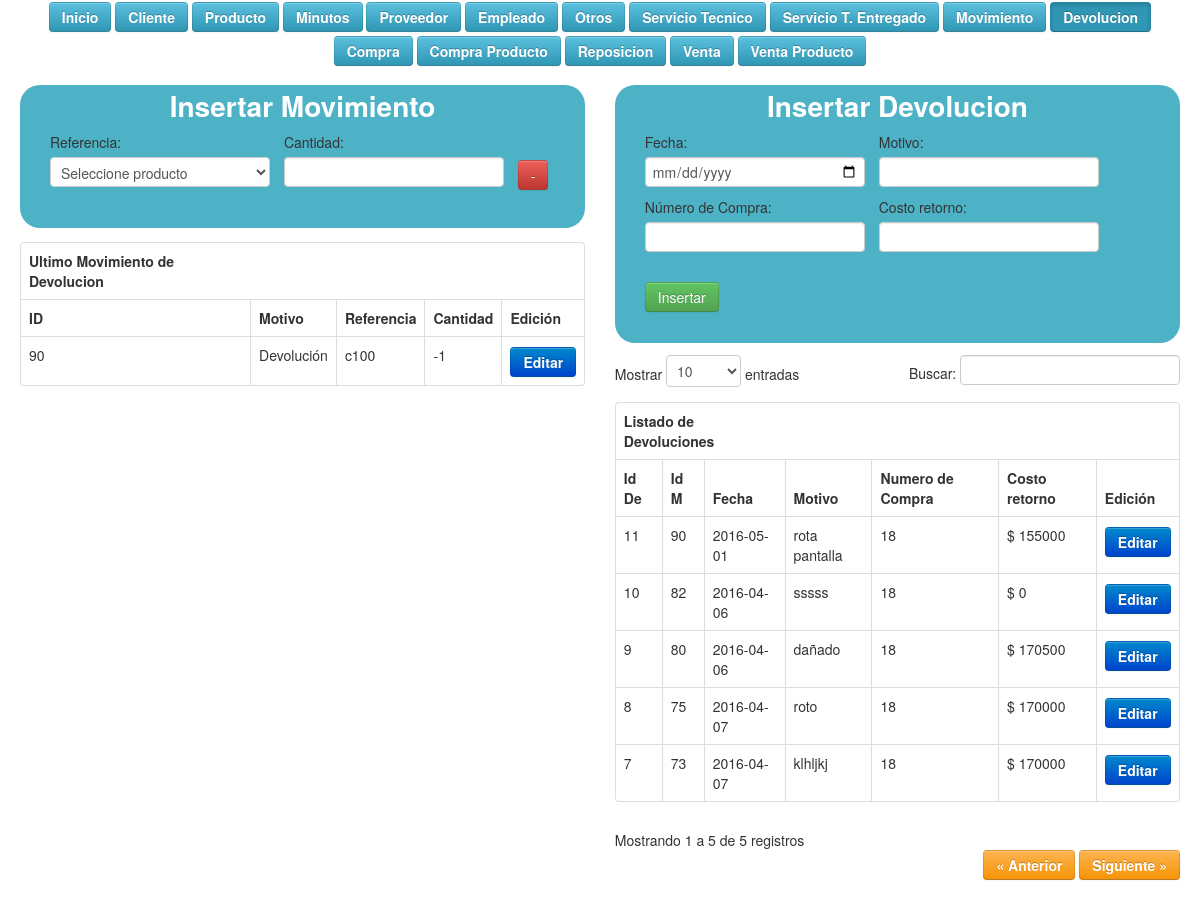
The app's page /vista/vdevolucion.php with its own data.
### tables this page shows
CREATE TABLE IF NOT EXISTS `tbmovimiento` (
  `idmovimiento` int(11) NOT NULL,
  `motivo` varchar(30) NOT NULL,
  `referencia` varchar(20) NOT NULL,
  `cantidad` int(11) NOT NULL
);

CREATE TABLE IF NOT EXISTS `tbdevolucionirregular` (
  `iddevolucion` int(11) NOT NULL,
  `movimiento` int(11) NOT NULL,
  `fecha` date NOT NULL,
  `motivo` varchar(50) DEFAULT NULL,
  `numero_compra` int(11) NOT NULL,
  `costo` int(11) NOT NULL
);

### controlador/cmovimiento.php (called while the page is built, shortened)
<?php
	include('modelo/mmovimiento.php');
	$movimiento = new Mmovimiento();
	$referencia2= $movimiento->sel_producto();

### modelo/mmovimiento.php (called while the page is built, shortened)
<?php
	include_once('controlador/conexion.php');
	include_once('functions.php');
	class Mmovimiento extends Funciones
	{
		function consultar_movimiento_d()
		{
			$sql = "SELECT * FROM `tbmovimiento` WHERE `motivo` = 'Devolución' ORDER BY idmovimiento DESC LIMIT 1";
			 return $this->SeleccionDatos($sql);
		}
		function sel_producto()
		{
            $sql = "SELECT * FROM `tbproducto`";
            return $this->SeleccionDatos($sql);
        }
	}

### modelo/functions.php (called while the page is built, shortened)
<?php
	class Funciones {
        function SeleccionDatos($consulta)
        {
                $conexionBD = new conexion();
                $conexionBD -> conectarBD();
                $datos = $conexionBD -> ejeCon($consulta, 0);
                return $datos;
        }
}

### controlador/configuracion.php (called while the page is built)
<?php
	$serv_bd = "localhost";
	$usu_bd = "root";
	$pass_bd = "";
	$bd = "bdwold";
?>

### controlador/conexion.php (called while the page is built, shortened)
<?php
	class conexion {
		var $link;
		function conectarBD() {
			include("configuracion.php");
			$this -> link = mysqli_connect ($serv_bd, $usu_bd, $pass_bd);
			$bd2 = mysqli_select_db($this->link,$bd);
		}
		function ejeCon($con, $op) {
			$this -> resultado = mysqli_query($this->link,$con) or die("La consulta fallo: ". mysqli_error($this->link));
			if($op == 0) {
				while ($linea = mysqli_fetch_array($this -> resultado)) {
					$arrayResultado[] = $linea;
				}
			} else {
				$arrayResultado[] = 0;
			}
			$resarr = isset ($arrayResultado) ? $arrayResultado: NULL;
			if($resarr) {
				return $arrayResultado;
			}
		}
	}
?>

### controlador/cdevolucion.php (called while the page is built, shortened)
<?php
	include('modelo/mdevolucion.php');
	$devolucion = new Mdevolucion();
	$movimiento2= $devolucion->sel_movimiento();

### modelo/mdevolucion.php (called while the page is built, shortened)
<?php
	include_once('controlador/conexion.php');
	include_once('functions.php');
	class Mdevolucion extends Funciones
	{
		function consultar_devolucion()
		{
			$sql = "SELECT * FROM tbdevolucionirregular ORDER BY iddevolucion DESC LIMIT 5";
			 return $this->SeleccionDatos($sql);
		}
		function sel_movimiento()
		{
            $sql = "SELECT * FROM `tbmovimiento` ORDER BY idmovimiento DESC LIMIT 1";
            return $this->SeleccionDatos($sql);
        }
	}

### vista/vdevolucion.php (the view, shortened to what this page needs)
	<!DOCTYPE html>
		<html lang="es">
		 <html class="no-js">
	    <head>
	        <link rel="stylesheet" href="css/normalize.css">
	        <link rel="stylesheet" href="css/main.css">
	        <link rel="stylesheet" href="css/bootstrap.css"/>
	        <link rel="stylesheet" href="css/bootstrap-responsive.css"/>
	        <link rel="stylesheet" href="css/tablaResponsive.css"/>
	        <link rel="stylesheet" href="css/datatable.css"/>
	        <link rel="stylesheet" href="css/estilo.css">
	    </head>
		<body >
		    <div class="container-fluid">
<div id="menu">
  <a href="index.php"><button type="button" class="btn btn-info m">Inicio</button></a>
  <a href="index.php?pag=2"><button type="button" class="btn btn-info m">Cliente</button></a>
  <a href="index.php?pag=3"><button type="button" class="btn btn-info m">Producto</button></a>
  <a href="index.php?pag=5"><button type="button" class="btn btn-info m">Minutos</button></a>
  <a href="index.php?pag=7"><button type="button" class="btn btn-info m">Proveedor</button></a>
  <a href="index.php?pag=9"><button type="button" class="btn btn-info m">Empleado</button></a>
  <a href="index.php?pag=11"><button type="button" class="btn btn-info m">Otros</button></a>
  <a href="index.php?pag=13"><button type="button" class="btn btn-info m">Servicio Tecnico</button></a>
  <a href="index.php?pag=15"><button type="button" class="btn btn-info m">Servicio T. Entregado</button></a>
  <a href="index.php?pag=16"><button type="button" class="btn btn-info m">Movimiento</button></a>
  <a href=""><button type="button" class="btn btn-info m active">Devolucion</button></a>
  <a href="index.php?pag=19"><button type="button" class="btn btn-info m">Compra</button></a>
  <a href="index.php?pag=20"><button type="button" class="btn btn-info m">Compra Producto</button></a>
  <a href="index.php?pag=21"><button type="button" class="btn btn-info m">Reposicion</button></a>
  <a href="index.php?pag=24"><button type="button" class="btn btn-info m">Venta</button></a>
  <a href="index.php?pag=26"><button type="button" class="btn btn-info m">Venta Producto</button></a>
</div>
		      <div class="row-fluid">
<div class="span6">
   <?php include('controlador/cmovimiento.php'); ?>
    <div class="container-fluid lol">
        <div class="eti">Insertar Movimiento</div>
        <form action="" method="POST">
		<div class="form-group campo">
            <label for="">Referencia:</label>
            <select name="referencia" class="form-control">
				<option value=0>Seleccione producto</option>
			</select>
		</div>
		<div class="form-group campo">
            <label for="">Cantidad:</label>
            <input type="number" class="form-control" name="cantidad">
		</div>
		 <div class="form-group campo"> <br>
            <input type="submit" name="Sale" class="btn btn-danger" value="-">
        </div>
	</form>
    </div>
    <?php $consultamovimiento = $movimiento->consultar_movimiento_d(); ?>
    <div class="table-responsive tablatam">
        <table class="table table-bordered table-hover">
		<thead>
			<tr>
				<th>Ultimo Movimiento de Devolucion</th>
			</tr>
			<tr>
				<th>ID</th>
				<th>Motivo</th>
				<th>Referencia</th>
				<th>Cantidad</th>
				<th>Edición</th>
			</tr>
		</thead>
		<tbody>
			<?php for($i=0;$i<count($consultamovimiento);$i++): ?>
				<tr>
					<td><?= $consultamovimiento[$i]['idmovimiento'] ?></td>
					<td><?= $consultamovimiento[$i]['motivo'] ?></td>
					<td><?= $consultamovimiento[$i]['referencia'] ?></td>
					<td><?= $consultamovimiento[$i]['cantidad'] ?></td>
					<td><a href="index.php?pag=17&id=<?= $consultamovimiento[$i]['idmovimiento'] ?>" class="btn btn-primary">Editar</a></td>
				</tr>
			<?php endfor; ?>
		</tbody>
	</table>
	</div>
</div>
<div class="span6">
<?php include("controlador/cdevolucion.php"); ?>
<div class="container-fluid lol">
<div class="eti">Insertar Devolucion</div>
	<form action="" method="POST">
		<div class="form-group campo">
            <label for="">Fecha:</label>
            <input type="date" class="form-control" name="fecha">
		</div>
		<div class="form-group campo">
           <label for="">Motivo:</label>
            <input type="text" class="form-control" name="motivo">
		</div>
		<div class="form-group campo">
             <label for="">Número de Compra:</label>
            <input type="text" class="form-control" name="numero_compra" >
		</div>
		<div class="form-group campo">
             <label for="">Costo retorno:</label>
            <input type="text" class="form-control" name="costo">
		</div>
		 <div class="form-group campo"> <br>
            <input type="submit" class="btn btn-success" value="Insertar">
        </div>
	</form>
</div>
<?php $consultadevolucion = $devolucion->consultar_devolucion(); ?>
					<div id='no-more-tables'>
						<table class="table table-bordered table-hover" id="example">
				  <thead>
            <tr>
                <th colspan="3">Listado de Devoluciones</th>
            </tr>
            <tr>
                <th>Id De</th>
				<th>Id M</th>
				<th>Fecha</th>
				<th>Motivo</th>
				<th>Numero de Compra</th>
				<th>Costo retorno</th>
				<th>Edición</th>
            </tr>
        </thead>
        <tbody>
           <?php for($i=0;$i<count($consultadevolucion);$i++):
			?>
				<tr>
					<td><?= $consultadevolucion[$i]['iddevolucion'] ?></td>
					<td><?= $consultadevolucion[$i]['movimiento'] ?></td>
					<td><?= $consultadevolucion[$i]['fecha'] ?></td>
					<td><?= $consultadevolucion[$i]['motivo'] ?></td>
					<td><?= $consultadevolucion[$i]['numero_compra'] ?></td>
					<td><?= "$ ".$consultadevolucion[$i]['costo'] ?></td>
					<td><a href="index.php?pag=28&id=<?= $consultadevolucion[$i]['iddevolucion'] ?>" class="btn btn-primary">Editar</a></td>
				</tr>
			<?php endfor; ?>
        </tbody>
						</table>
					</div>
		        </div>
		      </div>
				<br/><br/>
		    </div>
		</body>
	</html>

### css/main.css (style rules this page uses)
html, button, input, select, textarea { color: #222; }
body { font-size: 1em; line-height: 1.4; }

### css/datatable.css (style rules this page uses)
table { margin: 1em 0; clear: both; }

### css/estilo.css (style rules this page uses)
#menu { margin: auto; text-align: center; }
.m, a { color: #FFF; font-weight: bold; margin-bottom: 2px; margin-top: 2px; }
.eti { width: 100%; text-align: center; color: #FFF; font-size: 200%; font-weight: bolder; margin-bottom: 3%; border-radius: 12px; }
.lol { background-color: #4DB2C6; border-radius: 20px; margin-bottom: 2%; margin-top: 3%; padding-bottom: 2%; padding-top: 2%; }
.campo { display: inline-block; margin-left: 10px; vertical-align: middle; }

### records on screen
tbmovimiento: idmovimiento "90", motivo "Devolución", referencia "c100", cantidad "-1"
tbdevolucionirregular: iddevolucion "11", movimiento "90", fecha "2016-05-01", motivo "rota pantalla", numero_compra "18", costo "155000"
tbdevolucionirregular: iddevolucion "10", movimiento "82", fecha "2016-04-06", motivo "sssss", numero_compra "18", costo "0"
tbdevolucionirregular: iddevolucion "9", movimiento "80", fecha "2016-04-06", motivo "dañado", numero_compra "18", costo "170500"
tbdevolucionirregular: iddevolucion "8", movimiento "75", fecha "2016-04-07", motivo "roto", numero_compra "18", costo "170000"
tbdevolucionirregular: iddevolucion "7", movimiento "73", fecha "2016-04-07", motivo "klhljkj", numero_compra "18", costo "170000"
